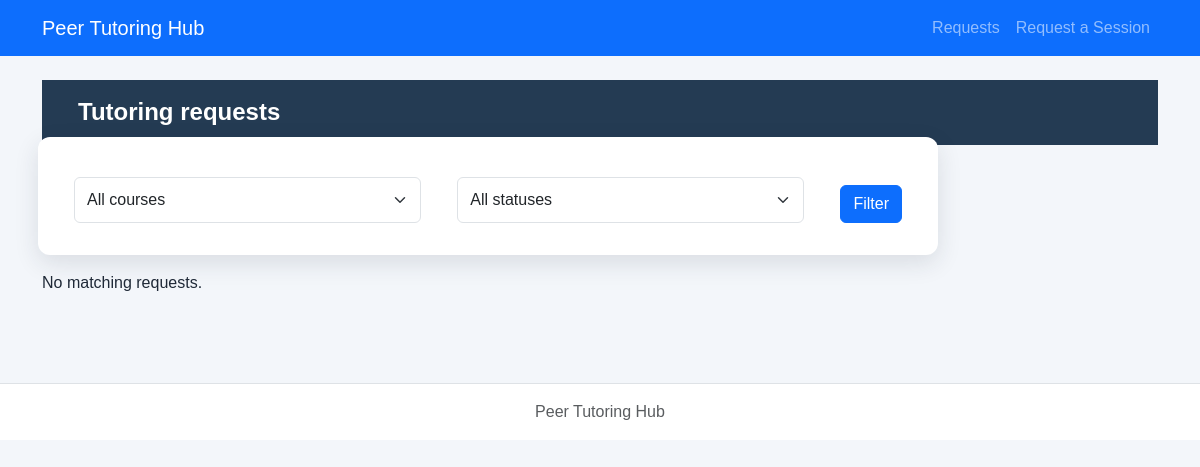
The app's page /lab6/php/requests.php, older data.
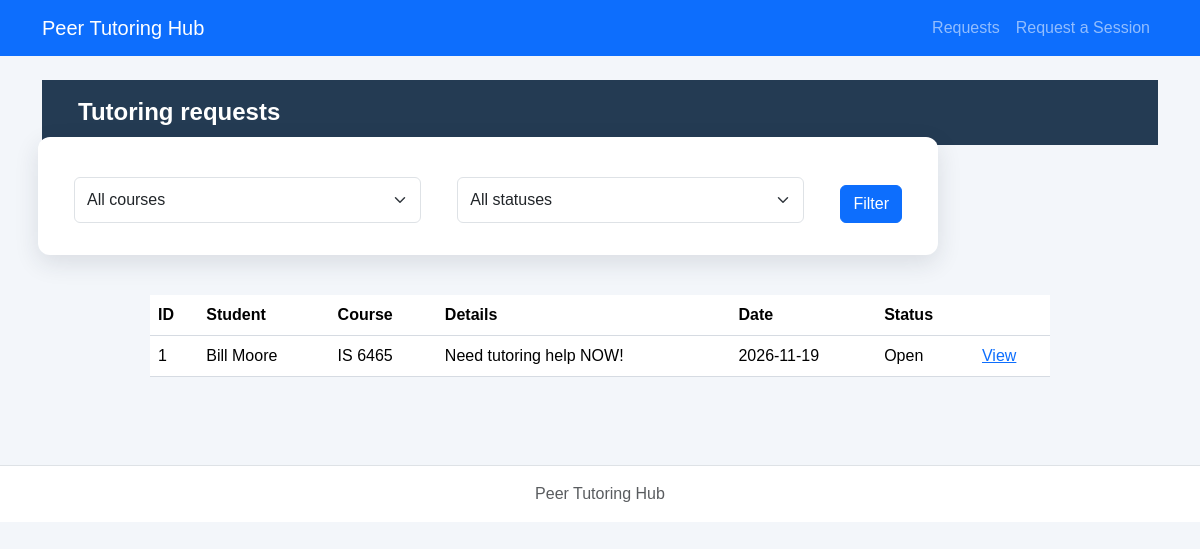
The same page, newer data.
### tables this page shows
CREATE TABLE tutoring_requests (
    request_id INTEGER PRIMARY KEY,
    student_id INTEGER NOT NULL,
    course TEXT NOT NULL,
    topic TEXT NOT NULL,
    preferred_date TEXT NOT NULL,
    preferred_time TEXT NOT NULL,
    status TEXT NOT NULL DEFAULT 'Open' CHECK(status IN ('Open','Cancelled','Assigned','Completed')),
    created_at TEXT NOT NULL DEFAULT CURRENT_TIMESTAMP,
    FOREIGN KEY(student_id) REFERENCES students(student_id)
);

CREATE TABLE students (
    student_id INTEGER PRIMARY KEY,
    student_name TEXT NOT NULL,
    student_email TEXT NOT NULL UNIQUE,
    user_id INTEGER,
    FOREIGN KEY(user_id) REFERENCES users(user_id)
);

### lab6/config/db.php (called while the page is built)
<?php
function openDatabase($path = null) {
    if ($path === null) {
        $path = dirname(__DIR__) . '/database/tutoring.db';
    }
    $pdo = new PDO('sqlite:' . $path);
    $pdo->setAttribute(PDO::ATTR_ERRMODE, PDO::ERRMODE_EXCEPTION);
    $pdo->setAttribute(PDO::ATTR_DEFAULT_FETCH_MODE, PDO::FETCH_ASSOC);
    $pdo->exec('PRAGMA foreign_keys = ON');
    return $pdo;
}

### lab6/repositories/requestPDO.php (called while the page is built, shortened)
<?php
function listRequests($pdo, $course = '', $status = '') {
    $sql='SELECT r.*,s.student_name FROM tutoring_requests r JOIN students s ON r.student_id=s.student_id WHERE 1=1';$args=[];
    $sql.=' ORDER BY r.request_id DESC';$stmt=$pdo->prepare($sql);$stmt->execute($args);return $stmt->fetchAll();
}

### lab6/services/requestService.php (called while the page is built, shortened)
<?php
require_once dirname(__DIR__).'/repositories/requestPDO.php';
function escapeHtml($v) {return htmlspecialchars((string)$v,ENT_QUOTES,'UTF-8');}
function decodeTopic($topic) {
    $v=json_decode($topic,true);
    return is_array($v)&&isset($v['reason'])&&is_array($v['topics']??null) ? $v : ['reason'=>$topic,'topics'=>[]];
}

### lab6/php/requests.php (the view, shortened to what this page needs)
<?php
require_once __DIR__.'/../config/db.php';require_once __DIR__.'/../services/requestService.php';
$course=trim((string)($_GET['course']??''));$status=(string)($_GET['status']??'');
$rows=listRequests(openDatabase(),$course,$status);
require __DIR__.'/../includes/header.php';require __DIR__.'/../includes/nav.php';?>
<main class="container py-4"><h1>Tutoring requests</h1>
<form method="get" class="row g-2 mb-3"><div class="col"><select class="form-select" name="course"><option value="">All courses</option></select></div><div class="col"><select class="form-select" name="status"><option value="">All statuses</option></select></div><div class="col-auto"><button class="btn btn-primary">Filter</button></div></form>
<?php if(!$rows):?><p>No matching requests.</p><?php else:?><table class="table"><thead><tr><th>ID</th><th>Student</th><th>Course</th><th>Details</th><th>Date</th><th>Status</th><th></th></tr></thead><tbody><?php foreach($rows as $r):$topic=decodeTopic($r['topic']);?><tr><td><?= (int)$r['request_id']?></td><td><?=escapeHtml($r['student_name'])?></td><td><?=escapeHtml($r['course'])?></td><td><?=escapeHtml($topic['reason'])?></td><td><?=escapeHtml($r['preferred_date'])?></td><td><?=escapeHtml($r['status'])?></td><td><a href="request-details.php?request_id=<?=(int)$r['request_id']?>">View</a></td></tr><?php endforeach;?></tbody></table><?php endif;?></main><?php require __DIR__.'/../includes/footer.php';?>

Row changes from the older to the newer data that the page shows:
added tutoring_requests: request_id "1", student.student_name "Bill Moore", course "IS 6465", topic "Need tutoring help NOW!", preferred_date "2026-11-19", status "Open"
Text that changed along with them:
text no longer shown: "No matching requests."
text now shown: "ID Student Course Details Date Status"
